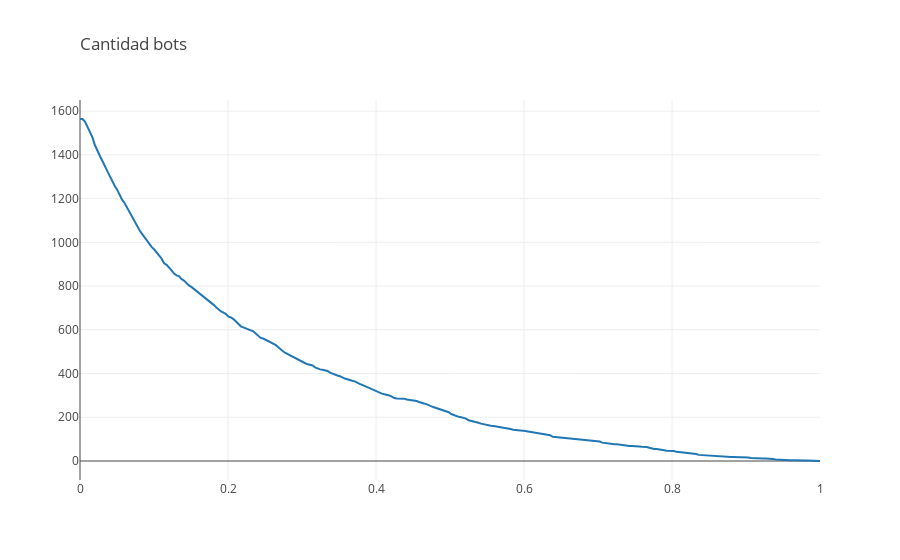

The notebook cell saved with this chart:
### Code cell
yval = []
xval = np.linspace(0,1, 300)
for i in xval:
    cantUsuarios = len(usuarios_prob[usuarios_prob['Prob_Bot']>i])
    yval.append(cantUsuarios)
trace1 = go.Scatter(
    name='Inscriptos',
    x=xval,
    y=yval,
#     line={
#         'shape': 'spline',
#         'smoothing': 0.7,
#     }
)
layout = go.Layout(
    title=go.layout.Title(
        text='Cantidad bots',
        xref='paper',
        x=0
    ),
)
fig = go.Figure(data=[trace1], layout=layout)
print(len(usuarios_prob))
iplot(fig)

### Figure 1 — Plotly figure (JSON) as saved in the notebook; plotly's stock layout.template omitted (floating-point values rounded to 4 significant figures; data arrays with more than 128 entries replaced by an {"elided": "..."} marker saying what was removed)
{"data": [{"name": "Inscriptos", "type": "scatter", "uid": "e53a502e-89ca-4bde-9b9b-c26d8e819308", "x": {"elided": "300 float values"}, "y": {"elided": "300 int values"}}], "layout": {"title": {"text": "Cantidad bots", "x": 0, "xref": "paper"}}}
